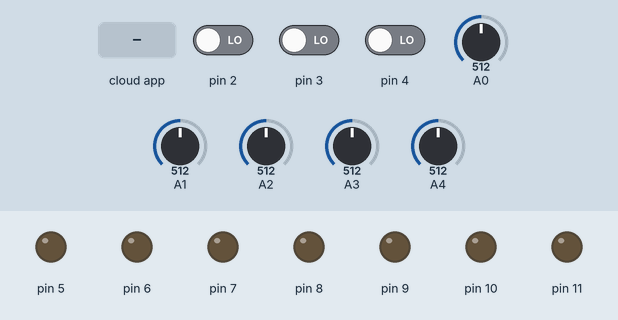
Recording of a sketch running on a simulated Arduino Uno, built with avr-gcc and run on an emulated ATmega328P. Shown: output pins drawn as LEDs (lit = HIGH). The inputs (shaded band) are chosen by the test bench; at power-on: pin 2 LOW, pin 3 LOW, pin 4 LOW, A0 = 512, A1 = 512, A2 = 512, A3 = 512, A4 = 512. The ROS host is connected and sends only what is stated.

Above: at 1.2 s.
1.3 s: the phone or cloud app sets pwm to -100
At 2.3 s:
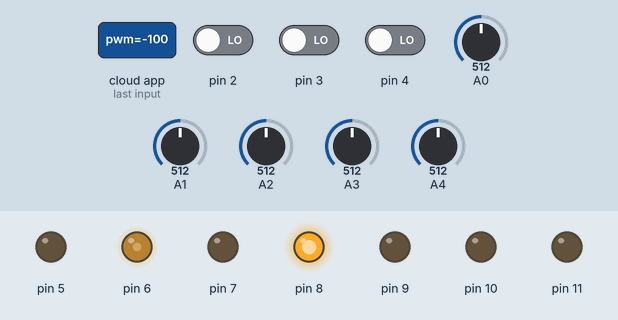
2.8 s: the phone or cloud app sets pwm to 100
At 3.5 s:
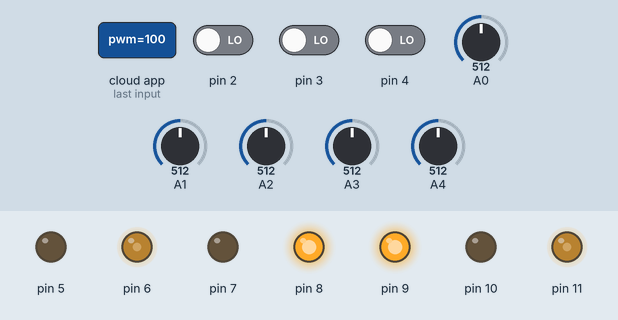
4.3 s: the phone or cloud app sets pwm to -100
At 4.8 s:
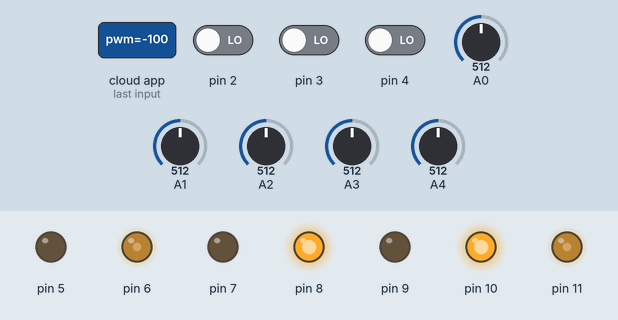
Timing chart, 0 to 7.3 s (numbered marks = the images above; inputs shaded):
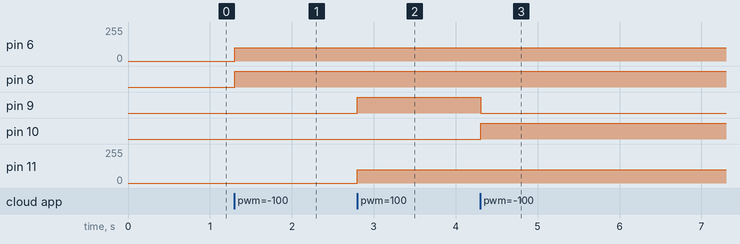

Measured:
- after the input at 1.3 s, pin 6: 0/255 → 100/255 at once; pin 8: LOW → HIGH at once
- after the input at 2.8 s, pin 9: LOW → HIGH at once; pin 11: 0/255 → 100/255 at once
- after the input at 4.3 s, pin 9: HIGH → LOW at once; pin 10: LOW → HIGH at once

The sketch:

main.ino
```cpp
#include <ros.h>
#include "pin.h"
#include "motor.h"
#include "acs712.h"
#include "voltage.h"

/*
  StarBaby
  Arduino Uno Board

  Roles :
   - Wheel motors and encoders using interrupts (INT0 and INT1)
   - Launcher motor and encoder
   - Power supply voltage and regulated voltage measurement
   - Wheel motors current measurement
   - Launcher motor current  measurement
   - Electronics current measurement

  Motor ROS topics and messages (no control loop) :
    /joint_name/pwm (ROS -> Arduino) : PWM value from -255 to 255
    /joint_name/counter (Arduino -> ROS) : Actual encoder counter

  Voltage and current measures are sent as Int16 values :
    /current/name (Arduino -> ROS) : Current in mA
    /voltage/name (Arduino -> ROS) : Voltage in mV

*/

/* Global variables */

// Motor messages are sent at 30Hz.
const int MOTOR_LOOP_RATE = 30;
const int MOTOR_INTERVAL = 1000 / MOTOR_LOOP_RATE;
unsigned long nextMotorLoop = MOTOR_INTERVAL;

//Voltage and current messages are sent at 5Hz.
const int ADC_LOOP_RATE = 5;
const int ADC_INTERVAL = 1000 / ADC_LOOP_RATE;
unsigned long nextADCLoop = ADC_INTERVAL;

stardust::Motor left_wheel(
    "/left_wheel/pwm",
    "/left_wheel/counter",
    LEFT_WHEEL_ENCODER,
    LEFT_WHEEL_PWM,
    LEFT_WHEEL_DIR,
    LEFT_WHEEL_BRAKE);

stardust::Motor right_wheel(
    "/right_wheel/pwm",
    "/right_wheel/counter",
    RIGHT_WHEEL_ENCODER,
    RIGHT_WHEEL_PWM,
    RIGHT_WHEEL_DIR,
    RIGHT_WHEEL_BRAKE);

stardust::Motor launcher(
    "/launcher/pwm",
    "/launcher/counter",
    LAUNCHER_ENCODER,
    LAUNCHER_PWM);

stardust::ACS712 wheelMotorsCurrent(
    "i_wheels",
    WHEEL_MOTORS_CURRENT);

stardust::ACS712 launcherMotorCurrent(
    "i_launcher",
    LAUNCHER_MOTOR_CURRENT);

stardust::ACS712 electronicsCurrent(
    "i_elec",
    ELECTRONICS_CURRENT);

stardust::Voltage powerSuppyVoltage (
    "v_main",
    POWER_SUPPLY_VOLTAGE,
    5.54);

stardust::Voltage regulatedVoltage (
    "v_motors",
    REGULATED_VOLTAGE,
    5.54);

ros::NodeHandle nh;

/* Setup */
void setup() {
  nh.initNode();
  left_wheel.setup(&nh);
  right_wheel.setup(&nh);
  launcher.setup(&nh);

  wheelMotorsCurrent.setup(&nh);
  launcherMotorCurrent.setup(&nh);
  electronicsCurrent.setup(&nh);

  powerSuppyVoltage.setup(&nh);
  regulatedVoltage.setup(&nh);
}

/* Main loop */
void loop() {

  if(millis() > nextMotorLoop) {
    left_wheel.update();
    launcher.update();
    // Right motor should be published after left motor
    // as it triggers odom update on ROS
    right_wheel.update();
    nextMotorLoop += MOTOR_INTERVAL;
  }
  if(millis() > nextADCLoop) {

    wheelMotorsCurrent.measureAndPublish();
    launcherMotorCurrent.measureAndPublish();
    electronicsCurrent.measureAndPublish();

    powerSuppyVoltage.measureAndPublish();
    regulatedVoltage.measureAndPublish();

    nextADCLoop += ADC_INTERVAL;
  }
  nh.spinOnce();
  delay(1);
}
```

acs712.h
```cpp
#ifndef _STARDUST_ASC712_h
#define _STARDUST_ASC712_h
#include <std_msgs/Int16.h>
#include <math.h>

namespace stardust
{
  class ACS712
  {
    private:

      const byte pin;
      std_msgs::Int16 current;
      ros::Publisher pub_current;

    public :

      ACS712(const char *_topic_name, const byte _pin):
          pin(_pin),
          pub_current(_topic_name, &current) { }

      void setup(ros::NodeHandle *nh) {
        nh->advertise(pub_current);
        pinMode(pin, INPUT);
      }

      // Current in mA
      // ACS512 5A specs : 512=>0mA, 1024=>5000mA, 0=>-5000mA
      // Resolution : 9,77 mA for 1 bit
      void measureAndPublish() {
        float c = 0;
	for(int i=0;i<4;i++) {
	  c += (float) (analogRead(pin) - 512);
	}
        current.data = (int) round(-2.44 * c);
        pub_current.publish(&current);
      }
  };
}
#endif
```

motor.h
```cpp
#ifndef _STARDUST_MOTOR_h
#define _STARDUST_MOTOR_h
#include <std_msgs/Int16.h>
#include <std_msgs/Float64.h>
#include <math.h>

namespace stardust
{
  /* Encoder counter (For ISR routine) */
  int encoder_counter [2] = {0, 0};

  /* Encoder interrrupt methods */
  void ISR_0() { encoder_counter[0]++; }
  void ISR_1() { encoder_counter[1]++; }

  class Motor
  {
    private:

      int pwm = 0;                   // PWM sent by ROS
      long last_counter_refresh = 0; // Last counter refresh

      const byte encoder_pin;
      const byte pwm_pin;
      const byte dir_pin;
      const byte brake_pin;

      std_msgs::Int16 counter;
      ros::Subscriber<std_msgs::Float64, Motor> sub_pwm;
      ros::Publisher pub_counter;

    public :

      Motor(const char *_pwm_topic_name,
        const char *_counter_topic_name,
        const byte _encoder_pin,
        const byte _pwm_pin,
        const byte _dir_pin = -1,
        const byte _brake_pin = -1):
          encoder_pin(_encoder_pin),
          pwm_pin(_pwm_pin),
          dir_pin(_dir_pin),
          brake_pin(_brake_pin),
          sub_pwm(_pwm_topic_name, &Motor::updatePWM, this ),
          pub_counter(_counter_topic_name, &counter) { }

      void setup(ros::NodeHandle *nh)
      {
        nh->subscribe(sub_pwm);
        nh->advertise(pub_counter);

        pinMode(pwm_pin, OUTPUT);
        analogWrite(pwm_pin, 0);

        pinMode(encoder_pin, INPUT);
        if(encoder_pin == 2) {
          attachInterrupt(0, ISR_0, CHANGE);
        }

        if(encoder_pin == 3) {
          attachInterrupt(1, ISR_1, CHANGE);
        }

        if(dir_pin >= 0) {
          pinMode(dir_pin, OUTPUT);
	  digitalWrite(dir_pin, LOW);
        }

        if(brake_pin >= 0) {
          pinMode(brake_pin, OUTPUT);
	  digitalWrite(brake_pin, LOW);
        }
      }

        // Max motor speed : 10 000 TR/MIN
        // Min motor speed : 500 TR/MIN (1 REVOLUTION IN ABOUT 10 SECONDS)
        // Encoder pulse by revolution : 4
        // Max pulse / s : 10000 * 4 / 60 = 600 Hz -> 1,6 ms
        // Min pulse / s : 500 * 4 / 60 = 33 Hz -> 30,3 ms
        // Measure timeout 16 ms (half period) -> Usefull when motor is stopped
      void update() {
        // wheel motor use interrupts that modify counter
	// launcher motor do not use interrupt
	// so there is two methods to compute counter
	if(encoder_pin < 4) {
	  counter.data = encoder_counter[encoder_pin - 2];
	} else {
          long measure_in_us = pulseIn(encoder_pin, HIGH, 10000UL);
	  counter.data = (int) round(1e6 / float(measure_in_us)); // Hz
	}
        pub_counter.publish(&counter);
      }

      void updatePWM(const std_msgs::Float64& msg) {
        pwm = (int) round(msg.data);
        digitalWrite(dir_pin, pwm > 0);
        digitalWrite(brake_pin, pwm < 0);
        analogWrite(pwm_pin,abs(pwm) > 255 ? 255 : abs(pwm));
      }
  };
}
#endif
```

pin.h
```cpp
/* Pin definition (0 & 1 are used by TX/RX) */

const byte RIGHT_WHEEL_ENCODER = 2;      // HALL SENSOR ENCODER
const byte LEFT_WHEEL_ENCODER = 3;     // HALL SENSOR ENCODER
const byte LAUNCHER_ENCODER = 4;        // HALL SENSOR ENCODER

const byte LAUNCHER_PWM = 5;            // MOTOR (timer 0 / output 5 & 6)

const byte RIGHT_WHEEL_PWM = 6;          // MOTOR ( timer 0 / output 5 & 6)
const byte RIGHT_WHEEL_DIR = 7;          // MOTOR
const byte RIGHT_WHEEL_BRAKE = 8;        // MOTOR

const byte LEFT_WHEEL_DIR = 9;         // MOTOR
const byte LEFT_WHEEL_BRAKE = 10;      // MOTOR
const byte LEFT_WHEEL_PWM = 11;        // MOTOR ( timer 1 / output 11 & 12)

const byte LAUNCHER_MOTOR_CURRENT = 0;  // ADC
const byte WHEEL_MOTORS_CURRENT = 1;    // ADC
const byte POWER_SUPPLY_VOLTAGE = 2;    // ADC
const byte REGULATED_VOLTAGE = 3;       // ADC
const byte ELECTRONICS_CURRENT = 4;     // ADC
```

voltage.h
```cpp
#ifndef _STARDUST_VOLTAGE_h
#define _STARDUST_VOLTAGE_h
#include <std_msgs/Float32.h>

namespace stardust
{
  class Voltage
  {
    private:

      const byte pin;
      const float diviser;

      std_msgs::Float32 voltage;
      ros::Publisher pub_voltage;

    public :

      Voltage(const char *_topic_name,
        const byte _pin,
        const float _diviser):
          pin(_pin),
	  diviser(_diviser),
          pub_voltage(_topic_name, &voltage) {}

      void setup(ros::NodeHandle *nh)
      {
        nh->advertise(pub_voltage);
        pinMode(pin, INPUT);
      }

      void measureAndPublish() {
        int v = analogRead(pin);
        voltage.data = diviser * 5 * ((float) v)/1024;
        pub_voltage.publish(&voltage);
      }
  };
}
#endif
```
